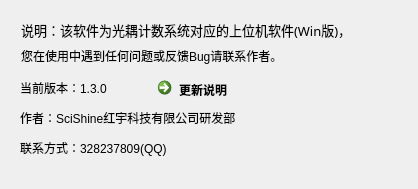
<?xml version="1.0" encoding="UTF-8"?>
<ui version="4.0">
 <class>AboutDialog</class>
 <widget class="QDialog" name="AboutDialog">
  <property name="geometry">
   <rect>
    <x>0</x>
    <y>0</y>
    <width>418</width>
    <height>189</height>
   </rect>
  </property>
  <property name="windowTitle">
   <string>关于</string>
  </property>
  <property name="windowIcon">
   <iconset resource="about.qrc">
    <normaloff>:/icon/aboutDialog/about.jpg</normaloff>:/icon/aboutDialog/about.jpg</iconset>
  </property>
  <widget class="QCommandLinkButton" name="commandLinkButton">
   <property name="geometry">
    <rect>
     <x>150</x>
     <y>70</y>
     <width>172</width>
     <height>31</height>
    </rect>
   </property>
   <property name="text">
    <string>更新说明</string>
   </property>
  </widget>
  <widget class="QLabel" name="label_2">
   <property name="geometry">
    <rect>
     <x>20</x>
     <y>140</y>
     <width>175</width>
     <height>16</height>
    </rect>
   </property>
   <property name="styleSheet">
    <string notr="true">font: 10pt &quot;新宋体&quot;;
color: rgb(0, 0, 0);</string>
   </property>
   <property name="text">
    <string>联系方式：328237809(QQ)  </string>
   </property>
  </widget>
  <widget class="QLabel" name="label_5">
   <property name="geometry">
    <rect>
     <x>21</x>
     <y>22</y>
     <width>357</width>
     <height>16</height>
    </rect>
   </property>
   <property name="font">
    <font>
     <family>新宋体</family>
     <pointsize>10</pointsize>
     <weight>50</weight>
     <italic>false</italic>
     <bold>false</bold>
    </font>
   </property>
   <property name="styleSheet">
    <string notr="true">font: 10pt &quot;新宋体&quot;;
color: rgb(0, 0, 0);</string>
   </property>
   <property name="text">
    <string>说明：该软件为光耦计数系统对应的上位机软件(Win版)，</string>
   </property>
  </widget>
  <widget class="QLabel" name="label_6">
   <property name="geometry">
    <rect>
     <x>21</x>
     <y>48</y>
     <width>301</width>
     <height>16</height>
    </rect>
   </property>
   <property name="styleSheet">
    <string notr="true">font: 10pt &quot;新宋体&quot;;</string>
   </property>
   <property name="text">
    <string>您在使用中遇到任何问题或反馈Bug请联系作者。</string>
   </property>
  </widget>
  <widget class="QLabel" name="label_4">
   <property name="geometry">
    <rect>
     <x>21</x>
     <y>153</y>
     <width>16</width>
     <height>16</height>
    </rect>
   </property>
   <property name="styleSheet">
    <string notr="true">font: 10pt &quot;新宋体&quot;;
color: rgb(0, 0, 0);</string>
   </property>
   <property name="text">
    <string/>
   </property>
  </widget>
  <widget class="QLabel" name="label_3">
   <property name="geometry">
    <rect>
     <x>20</x>
     <y>80</y>
     <width>105</width>
     <height>16</height>
    </rect>
   </property>
   <property name="styleSheet">
    <string notr="true">font: 10pt &quot;新宋体&quot;;
color: rgb(0, 0, 0);</string>
   </property>
   <property name="text">
    <string>当前版本：1.3.0</string>
   </property>
  </widget>
  <widget class="QLabel" name="label">
   <property name="geometry">
    <rect>
     <x>20</x>
     <y>110</y>
     <width>252</width>
     <height>16</height>
    </rect>
   </property>
   <property name="styleSheet">
    <string notr="true">font: 10pt &quot;新宋体&quot;;
color: rgb(0, 0, 0);</string>
   </property>
   <property name="text">
    <string>作者：SciShine红宇科技有限公司研发部</string>
   </property>
  </widget>
 </widget>
 <resources>
  <include location="about.qrc"/>
 </resources>
 <connections/>
</ui>
